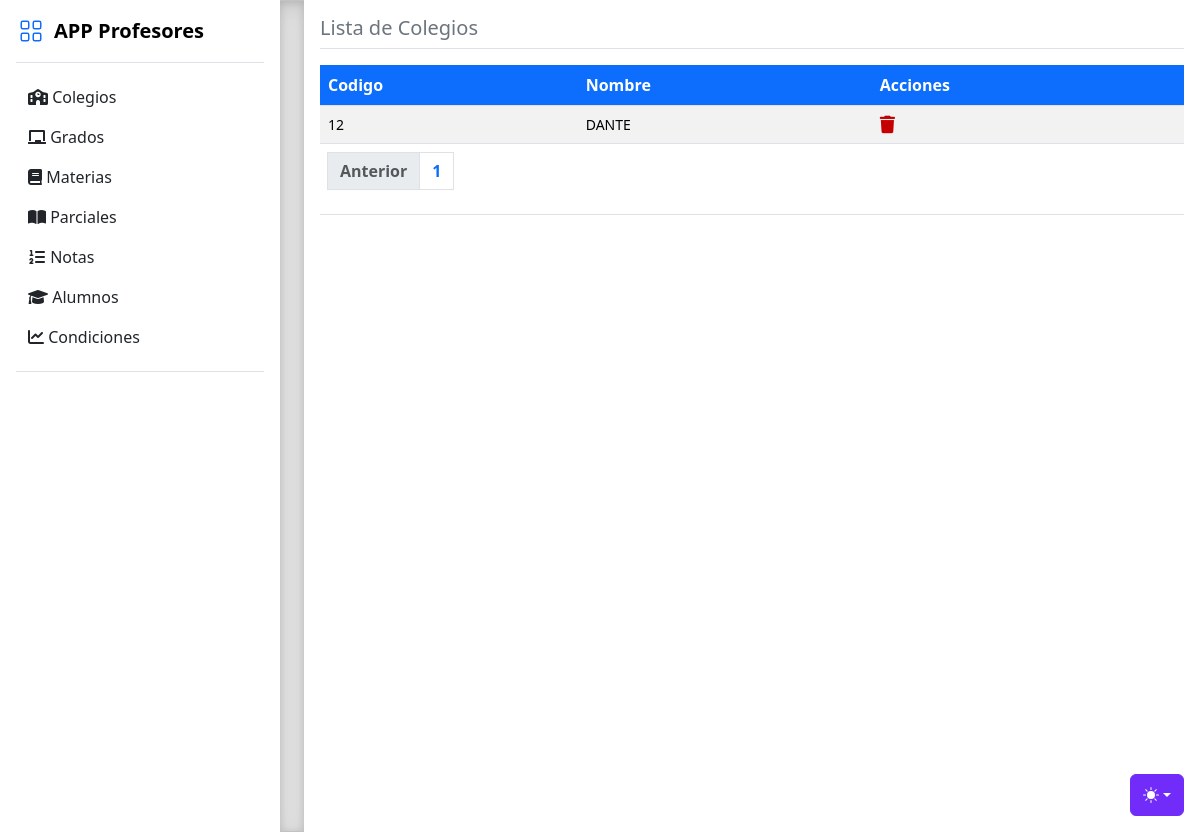
Page /colegio/ver on the earlier database version.
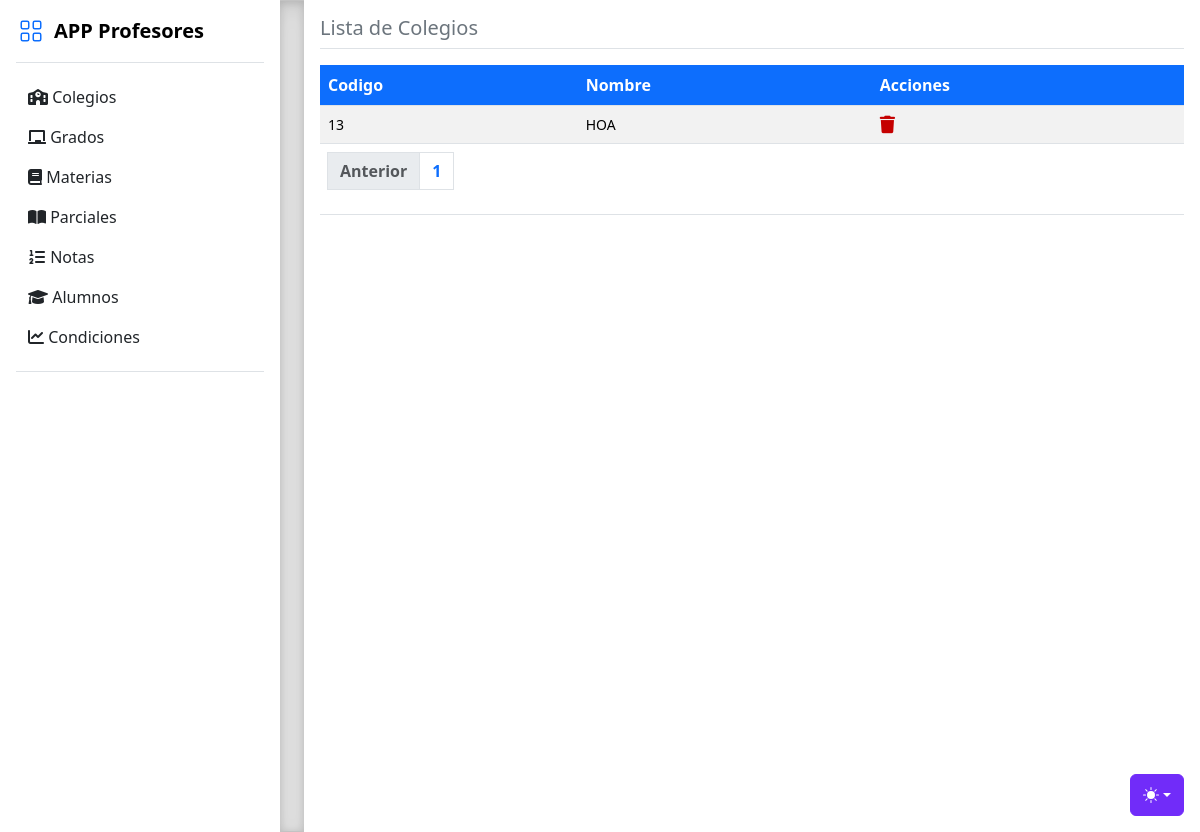
Same page on the later database version.
### tables this page shows
CREATE TABLE colegios (
  id INTEGER PRIMARY KEY AUTOINCREMENT,
  nombre VARCHAR(255) NOT NULL
);

### routers/colegio.py (the view)
@router.get("/colegio/ver")
def verColegios(req:Request, page: int = 1):
    verDb = FuncionesDB()
    colegios = verDb.mostrarTablaPaginada("colegios", page, 15)
    total_productos = verDb.contarFilas("colegios")
    total_paginas = math.ceil(total_productos / 15)
    return template.TemplateResponse("colegio_ver.html", { "request" : req, "colegios": colegios, "page": page, "total_paginas": total_paginas })

### templates/colegio_ver.html (shortened to what this page needs)
<!doctype html>
<html lang="es" data-bs-theme="auto">
  <head><script src="/templates/static/color-modes.js"></script>
    <link href="/templates/static/bootstrap.min.css" rel="stylesheet">
    <link href="/templates/static/style.css" rel="stylesheet">
    <link rel="stylesheet" href="https://cdnjs.cloudflare.com/ajax/libs/font-awesome/6.0.0-beta3/css/all.min.css" />
    <link rel="stylesheet" href="https://cdn.jsdelivr.net/npm/@docsearch/css@3">
    <link href="/templates/static/sidebars.css" rel="stylesheet">
  </head>
  <body>
    <div class="dropdown position-fixed bottom-0 end-0 mb-3 me-3 bd-mode-toggle">
      <button class="btn btn-bd-primary py-2 dropdown-toggle d-flex align-items-center"
              id="bd-theme"
              type="button"
              aria-expanded="false"
              data-bs-toggle="dropdown"
              aria-label="Toggle theme (auto)">
        <svg class="bi my-1 theme-icon-active" width="1em" height="1em"><use href="#circle-half"></use></svg>
      </button>
    </div>
<main class="d-flex flex-nowrap">
  <div class="flex-shrink-0 p-3" style="width: 280px;">
    <a href="/productos/ver_todos" class="d-flex align-items-center pb-3 mb-3 link-body-emphasis text-decoration-none border-bottom">
      <svg class="bi pe-none me-2" width="30" height="24" style="color: #0D6EFD;"><use xlink:href="#grid"/></svg>
      <span class="fs-5 fw-semibold">APP Profesores</span>
    </a>
    <ul class="list-unstyled ps-0">
      {% include 'menu.html' %}
  <div class="b-example-divider b-example-vr"></div>
  <div class="m-3 w-100 vh-100">
    <h5 class="text-secondary">Lista de Colegios</h5>
    <div class="border-top mb-3 w-100"></div>
    <article>
      <table class="table table-striped m-0 bg-success text-white">
          <thead>
              <tr>
                  <th class="centrado bg-primary text-white">Codigo</th>
                  <th class="centrado bg-primary text-white">Nombre</th>
                  <th class="centrado bg-primary text-white">Acciones</th>
              </tr>
          </thead>
          <tbody>
          {% for colegio in colegios %}
              <tr>
                  <td class="centrado small">{{ colegio[0] }}</td>
                  <td class="centrado small">{{ colegio[1] }}</td>
                  <td class="centrado small">
                    <a href="borrar/{{ colegio[0] }}"></a>
                      </td>
              </tr>
              {% endfor %}
              </div>
      <table class="table table-striped m-0">
          <thead><tr><th class="text-white m-0">
      <nav aria-label="Page navigation example m-0">
          <ul class="pagination">
              <li class="page-item">
                  {% if page > 1 %}
                      <a class="page-link" href="/colegio/ver?page={{ page - 1 }}">Anterior</a>
                      {% else %}
                      <li class="page-item disabled">
                          <a class="page-link">Anterior</a>
                      </li>
                  {% endif %}
              </li>
              {% for i in range(total_paginas) %}
                  <li class="page-item"><a class="page-link" href="/colegio/ver?page={{ i + 1 }}">{{ i + 1 }}</a></li>
              {% endfor %}
          </ul>
      </nav>
      </tr></thead>
  </table>
</main>
</body>
</html>

### templates/menu.html (shortened to what this page needs)
<li class="mb-1">
  <button class="btn d-inline-flex align-items-center rounded border-0 collapsed" data-bs-toggle="collapse" data-bs-target="#home-collapse" aria-expanded="false">
    <i class="fa-solid fa-school"></i>&nbsp;Colegios
  </button>
</li>
<li class="mb-1">
  <button class="btn d-inline-flex align-items-center rounded border-0 collapsed" data-bs-toggle="collapse" data-bs-target="#dashboard-collapse" aria-expanded="false">
    <i class="fa-solid fa-chalkboard"></i>&nbsp;Grados
  </button>
</li>
<li class="mb-1">
  <button class="btn d-inline-flex align-items-center rounded border-0 collapsed" data-bs-toggle="collapse" data-bs-target="#orders-collapse" aria-expanded="false">
    <i class="fa-solid fa-book"></i>&nbsp;Materias
  </button>
</li>
<li class="mb-1">
  <button class="btn d-inline-flex align-items-center rounded border-0 collapsed" data-bs-toggle="collapse" data-bs-target="#joni-collapse" aria-expanded="false">
    <i class="fa-solid fa-book-open"></i>&nbsp;Parciales
  </button>
</li>
<li class="mb-1">
  <button class="btn d-inline-flex align-items-center rounded border-0 collapsed" data-bs-toggle="collapse" data-bs-target="#almacen-collapse" aria-expanded="false">
    <i class="fa-solid fa-list-ol"></i>&nbsp;Notas
  </button>
</li>
<li class="mb-1">
  <button class="btn d-inline-flex align-items-center rounded border-0 collapsed" data-bs-toggle="collapse" data-bs-target="#ingreso-collapse" aria-expanded="false">
    <i class="fa-solid fa-graduation-cap"></i>&nbsp;Alumnos
  </button>
</li>
<li class="mb-1">
  <button class="btn d-inline-flex align-items-center rounded border-0 collapsed" data-bs-toggle="collapse" data-bs-target="#movimiento-collapse" aria-expanded="false">
    <i class="fa-solid fa-chart-line"></i>&nbsp;Condiciones
  </button>
</li>
<li class="border-top my-3"></li>
</ul>
</div>

### templates/static/style.css (style rules this page uses)
main { overflow-x: auto; overflow-y: hidden; }
.dropdown-toggle { outline: 0; }
.b-example-divider { background-color: rgba(0, 0, 0, .1); border: solid rgba(0, 0, 0, .15); border-width: 1px 0; box-shadow: inset 0 .5em 1.5em rgba(0, 0, 0, .1), inset 0 .125em .5em rgba(0, 0, 0, .15); }
.b-example-vr { flex-shrink: 0; width: 1.5rem; height: inherit; }
.bi { vertical-align: -.125em; fill: currentColor; }
.btn-bd-primary { --bd-violet-bg: #712cf9; --bd-violet-rgb: 112.520718, 44.062154, 249.437846; --bs-btn-font-weight: 600; --bs-btn-color: var(--bs-white); --bs-btn-bg: var(--bd-violet-bg); --bs-btn-border-color: var(--bd-violet-bg); --bs-btn-hover-color: var(--bs-white); --bs-btn-hover-bg: #6528e0; --bs-btn-hover-border-color: #6528e0; --bs-btn-focus-shadow-rgb: var(--bd-violet-rgb); --bs-btn-active-color: var(--bs-btn-hover-color); --bs-btn-active-bg: #5a23c8; --bs-btn-active-border-color: #5a23c8; }
.bd-mode-toggle { z-index: 1500; }

### templates/static/sidebars.css (style rules this page uses)
.dropdown-toggle { outline: 0; }

Differences in the rows shown:
removed colegios: id "12", nombre "DANTE"
added colegios: id "13", nombre "HOA"
